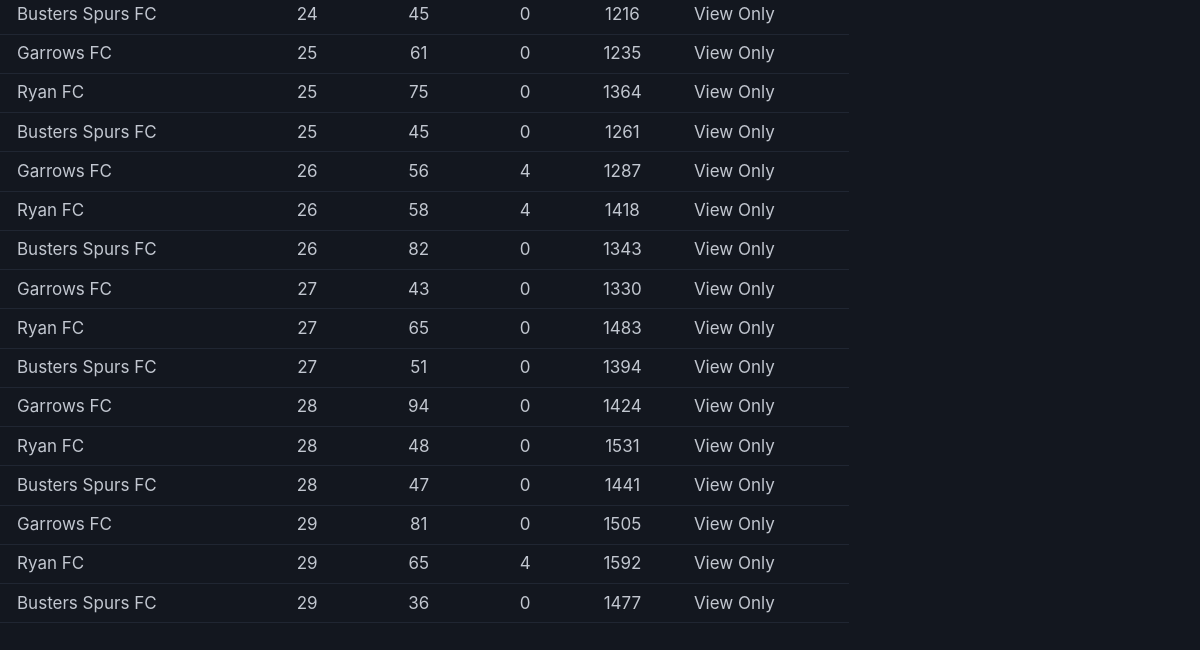
Before: /scores (lower part) with the older database file.
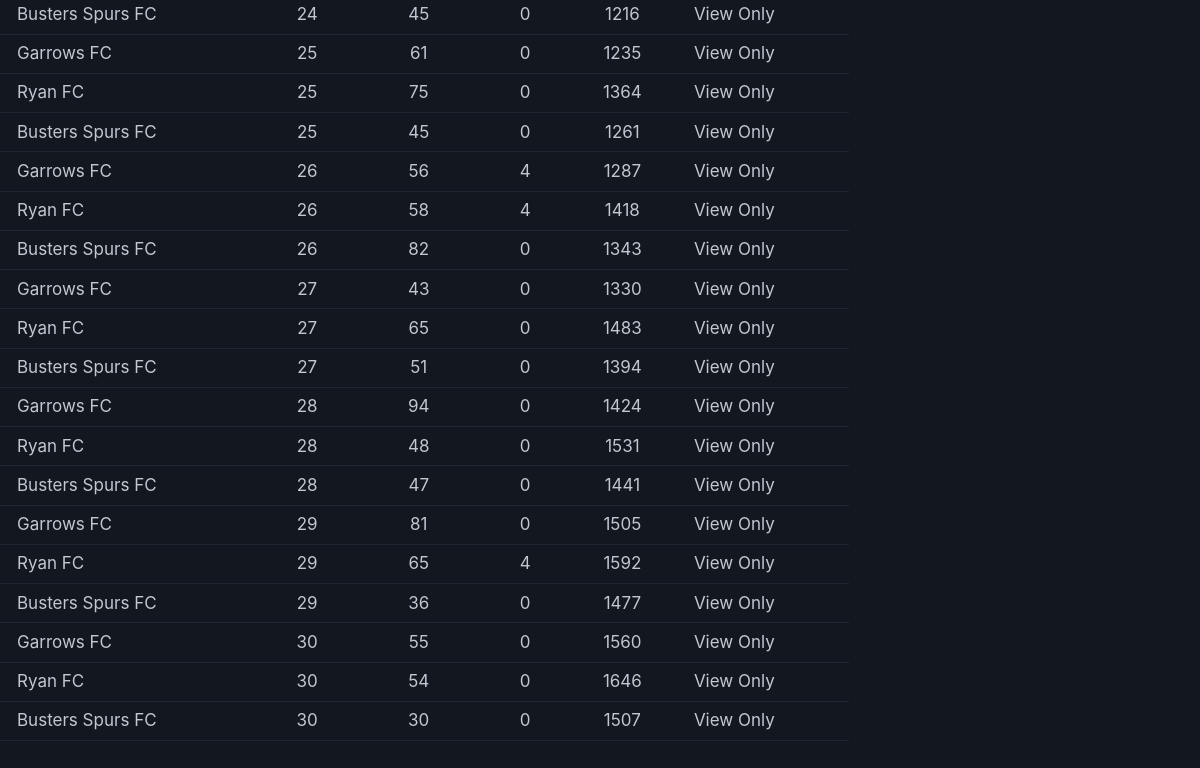
After: the same page with the newer database file.
### models.py (models this page shows)
class Score(SQLModel, table=True):
    __tablename__ = "scores"
    id: int | None = Field(default=None, primary_key=True)
    player_id: int = Field(foreign_key="players.id")
    gameweek: int = Field(
        sa_column=Column(Integer, CheckConstraint("gameweek >= 1 AND gameweek <= 38"))
    )
    week_points: int = Field(
        sa_column=Column(Integer, CheckConstraint("week_points >= 0"))
    )
    week_cost: int = Field(sa_column=Column(Integer, CheckConstraint("week_cost >= 0")))
    overall_points: int = Field(
        sa_column=Column(Integer, CheckConstraint("overall_points >= 0")), default=0
    )
    player: Player = Relationship(back_populates="scores")
    model_config = ConfigDict(from_attributes=True)

class Player(SQLModel, table=True):
    __tablename__ = "players"
    id: int | None = Field(default=None, primary_key=True)
    name: str
    team: str
    scores: list["Score"] = Relationship(back_populates="player")
    model_config = ConfigDict(from_attributes=True)

### main.py (the view)
@app.get("/scores")
def scores(
    request: Request,
    session: Session = session,
    player_id: Optional[str] = Query(None),
    gameweek: Optional[str] = Query(None),
):
    query = select(Score)
    player_id_int = None
    gameweek_int = None
    if player_id and player_id.strip():
        try:
            player_id_int = int(player_id)
            query = query.where(Score.player_id == player_id_int)
        except ValueError:
            pass  # Ignore invalid integers
    if gameweek and gameweek.strip():
        try:
            gameweek_int = int(gameweek)
            query = query.where(Score.gameweek == gameweek_int)
        except ValueError:
            pass  # Ignore invalid integers
    scores = session.exec(query).all()
    players = session.exec(select(Player)).all()
    all_scores = session.exec(select(Score)).all()
    gameweeks = [s.gameweek for s in all_scores] if all_scores else [0]
    max_gameweek = max(gameweeks) if gameweeks else 0
    next_gameweek = max_gameweek + 1
    context = {
        "request": request,
        "scores": scores,
        "players": players,
        "max_gameweek": max_gameweek,
        "next_gameweek": next_gameweek,
        "title": "Scores",
        "player_id": player_id_int,
        "gameweek": gameweek_int,
    }
    context = add_auth_context(request, context)
    return templates.TemplateResponse(request, "scores.html", context)

### templates/scores.html (shortened to what this page needs)
{% extends 'base.html' %}
{% block content %}
<section>
  <div class="table-container">
    <table class="scores-table">
      <tbody>
        {% for score in scores %}
        <tr>
          <td>{{ score.player.team }}</td>
          <td>{{ score.gameweek }}</td>
          <td>{{ score.week_points }}</td>
          <td>{{ score.week_cost }}</td>
          <td>{{ score.overall_points }}</td>
          <td>
            {% if is_admin %}
            <div class="action-buttons">
              <button class="primary"
                onclick="editScore('{{ score.id }}', '{{ score.player.id }}', '{{ score.gameweek }}', '{{ score.week_points }}', '{{ score.week_cost }}')">
                Edit
              </button>
              <form method="post" action="/scores/{{ score.id }}/delete"
                onsubmit="return confirm('Are you sure you want to delete this score?')">
                <button type="submit" class="secondary">
                  Delete
                </button>
              </form>
            </div>
            {% else %}
            <span class="text-muted">View Only</span>
            {% endif %}
          </td>
        </tr>
        {% endfor %}
      </tbody>
    </table>
  </div>
</section>
{% endblock %}

### templates/base.html (shortened to what this page needs)
<!DOCTYPE html>
<html lang="en" data-theme="dark">
<head>
  <link rel="stylesheet" href="{{url_for('static', path='/pico.min.css')}}">
  <link rel="stylesheet" href="{{url_for('static', path='/pico_custom.css')}}">
  <link rel="stylesheet" href="{{url_for('static', path='/styles.css')}}">
</head>
<body>
  <main>
    {% block content %}
    {% endblock %}
  </main>
</body>
</html>

### static/pico_custom.css (style rules this page uses)
:root { --pico-font-family-sans-serif: Inter, system-ui, "Segoe UI", Roboto, Oxygen, Ubuntu, Cantarell, Helvetica, Arial, "Helvetica Neue", sans-serif, var(--pico-font-family-emoji); --pico-font-size: 100%; --pico-line-height: 1.25; --pico-form-element-spacing-vertical: 0.5rem; --pico-form-element-spacing-horizontal: 1.0rem; --pico-border-radius: 0.375rem; }
@media (min-width: 576px) { :root { --pico-font-size: 100%; } }
@media (min-width: 768px) { :root { --pico-font-size: 100%; } }
@media (min-width: 1024px) { :root { --pico-font-size: 106.25%; } }
@media (min-width: 1200px) { table { font-size: 1rem; } }

Changed rows visible on the page:
added Score: player.team "Garrows FC", gameweek "30", week_points "55", week_cost "0", overall_points "1560"
added Score: player.team "Ryan FC", gameweek "30", week_points "54", week_cost "0", overall_points "1646"
added Score: player.team "Busters Spurs FC", gameweek "30", week_points "30", week_cost "0", overall_points "1507"
